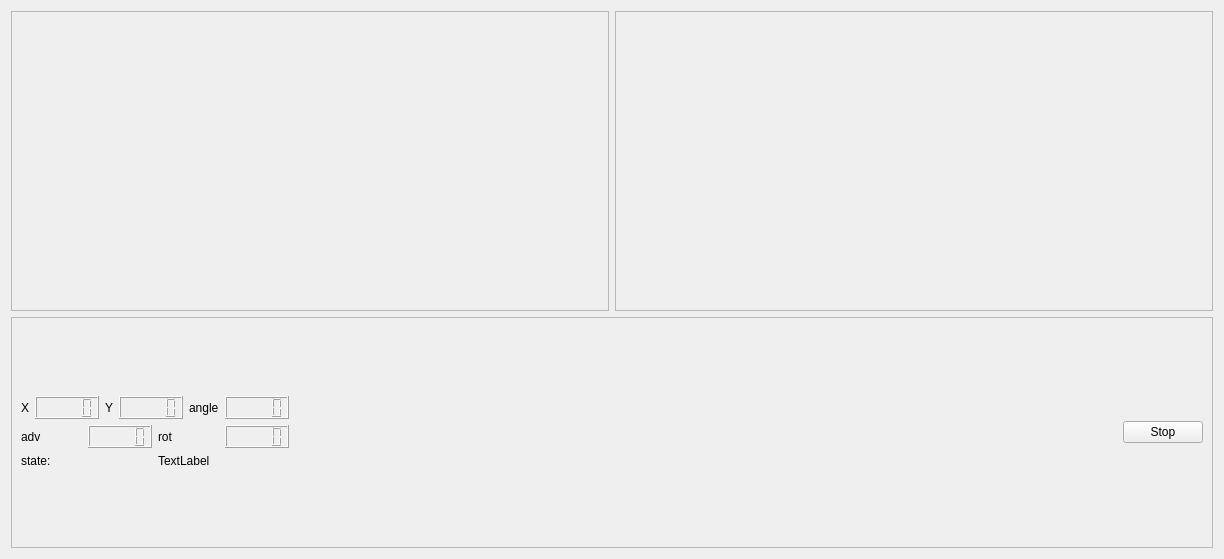
<?xml version="1.0" encoding="UTF-8"?>
<ui version="4.0">
 <class>guiDlg</class>
 <widget class="QWidget" name="guiDlg">
  <property name="geometry">
   <rect>
    <x>0</x>
    <y>0</y>
    <width>1224</width>
    <height>559</height>
   </rect>
  </property>
  <property name="windowTitle">
   <string>localiser</string>
  </property>
  <layout class="QVBoxLayout" name="verticalLayout_6">
   <item>
    <layout class="QVBoxLayout" name="verticalLayout_5">
     <item>
      <layout class="QHBoxLayout" name="horizontalLayout_17">
       <item>
        <widget class="QFrame" name="frame">
         <property name="sizePolicy">
          <sizepolicy hsizetype="Expanding" vsizetype="Preferred">
           <horstretch>0</horstretch>
           <verstretch>0</verstretch>
          </sizepolicy>
         </property>
         <property name="minimumSize">
          <size>
           <width>500</width>
           <height>300</height>
          </size>
         </property>
         <property name="frameShape">
          <enum>QFrame::StyledPanel</enum>
         </property>
         <property name="frameShadow">
          <enum>QFrame::Raised</enum>
         </property>
        </widget>
       </item>
       <item>
        <widget class="QFrame" name="frame_room">
         <property name="sizePolicy">
          <sizepolicy hsizetype="Expanding" vsizetype="Preferred">
           <horstretch>0</horstretch>
           <verstretch>0</verstretch>
          </sizepolicy>
         </property>
         <property name="minimumSize">
          <size>
           <width>500</width>
           <height>300</height>
          </size>
         </property>
         <property name="frameShape">
          <enum>QFrame::StyledPanel</enum>
         </property>
         <property name="frameShadow">
          <enum>QFrame::Raised</enum>
         </property>
        </widget>
       </item>
      </layout>
     </item>
     <item>
      <widget class="QFrame" name="frame_2">
       <property name="sizePolicy">
        <sizepolicy hsizetype="Minimum" vsizetype="Preferred">
         <horstretch>0</horstretch>
         <verstretch>0</verstretch>
        </sizepolicy>
       </property>
       <property name="frameShape">
        <enum>QFrame::StyledPanel</enum>
       </property>
       <property name="frameShadow">
        <enum>QFrame::Raised</enum>
       </property>
       <layout class="QVBoxLayout" name="verticalLayout_2">
        <item>
         <layout class="QHBoxLayout" name="horizontalLayout_18">
          <item>
           <layout class="QVBoxLayout" name="verticalLayout">
            <item>
             <layout class="QHBoxLayout" name="horizontalLayout_7">
              <item>
               <layout class="QHBoxLayout" name="horizontalLayout_2">
                <item>
                 <widget class="QLabel" name="label">
                  <property name="text">
                   <string>X</string>
                  </property>
                 </widget>
                </item>
                <item>
                 <widget class="QLCDNumber" name="lcdNumber_mindist">
                  <property name="font">
                   <font>
                    <bold>true</bold>
                   </font>
                  </property>
                 </widget>
                </item>
               </layout>
              </item>
              <item>
               <layout class="QHBoxLayout" name="horizontalLayout_3">
                <item>
                 <widget class="QLabel" name="label_2">
                  <property name="text">
                   <string>Y</string>
                  </property>
                 </widget>
                </item>
                <item>
                 <widget class="QLCDNumber" name="lcdNumber_minangle">
                  <property name="font">
                   <font>
                    <bold>true</bold>
                   </font>
                  </property>
                 </widget>
                </item>
               </layout>
              </item>
              <item>
               <layout class="QHBoxLayout" name="horizontalLayout_6">
                <item>
                 <widget class="QLabel" name="label_3">
                  <property name="text">
                   <string>angle</string>
                  </property>
                 </widget>
                </item>
                <item>
                 <widget class="QLCDNumber" name="lcdNumber_minangle_2">
                  <property name="font">
                   <font>
                    <bold>true</bold>
                   </font>
                  </property>
                 </widget>
                </item>
               </layout>
              </item>
             </layout>
            </item>
            <item>
             <layout class="QHBoxLayout" name="horizontalLayout_8">
              <item>
               <layout class="QHBoxLayout" name="horizontalLayout_4">
                <item>
                 <widget class="QLabel" name="label_4">
                  <property name="text">
                   <string>adv</string>
                  </property>
                 </widget>
                </item>
                <item>
                 <widget class="QLCDNumber" name="lcdNumber_adv"/>
                </item>
               </layout>
              </item>
              <item>
               <layout class="QHBoxLayout" name="horizontalLayout_5">
                <item>
                 <widget class="QLabel" name="label_5">
                  <property name="text">
                   <string>rot</string>
                  </property>
                 </widget>
                </item>
                <item>
                 <widget class="QLCDNumber" name="lcdNumber_rot"/>
                </item>
               </layout>
              </item>
             </layout>
            </item>
            <item>
             <layout class="QHBoxLayout" name="horizontalLayout">
              <item>
               <widget class="QLabel" name="label_state_name">
                <property name="text">
                 <string>state:</string>
                </property>
               </widget>
              </item>
              <item>
               <widget class="QLabel" name="label_state">
                <property name="text">
                 <string>TextLabel</string>
                </property>
               </widget>
              </item>
             </layout>
            </item>
           </layout>
          </item>
          <item>
           <spacer name="horizontalSpacer">
            <property name="orientation">
             <enum>Qt::Horizontal</enum>
            </property>
            <property name="sizeHint" stdset="0">
             <size>
              <width>40</width>
              <height>20</height>
             </size>
            </property>
           </spacer>
          </item>
          <item>
           <widget class="QPushButton" name="pushButton_stop">
            <property name="text">
             <string>Stop</string>
            </property>
            <property name="checkable">
             <bool>true</bool>
            </property>
           </widget>
          </item>
         </layout>
        </item>
       </layout>
      </widget>
     </item>
    </layout>
   </item>
  </layout>
 </widget>
 <resources/>
 <connections/>
</ui>
